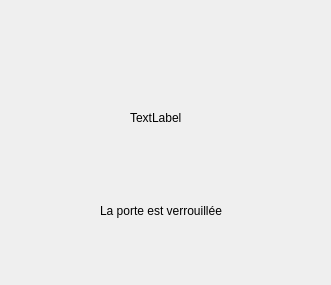
<?xml version="1.0" encoding="UTF-8"?>
<ui version="4.0">
 <class>Porte</class>
 <widget class="QDialog" name="Porte">
  <property name="geometry">
   <rect>
    <x>0</x>
    <y>0</y>
    <width>331</width>
    <height>285</height>
   </rect>
  </property>
  <property name="windowTitle">
   <string>Dialog</string>
  </property>
  <widget class="QLabel" name="labelEtat">
   <property name="geometry">
    <rect>
     <x>100</x>
     <y>190</y>
     <width>161</width>
     <height>41</height>
    </rect>
   </property>
   <property name="text">
    <string>La porte est verrouillée</string>
   </property>
  </widget>
  <widget class="QLabel" name="labelImage">
   <property name="geometry">
    <rect>
     <x>130</x>
     <y>110</y>
     <width>58</width>
     <height>15</height>
    </rect>
   </property>
   <property name="text">
    <string>TextLabel</string>
   </property>
  </widget>
 </widget>
 <resources/>
 <connections/>
</ui>
